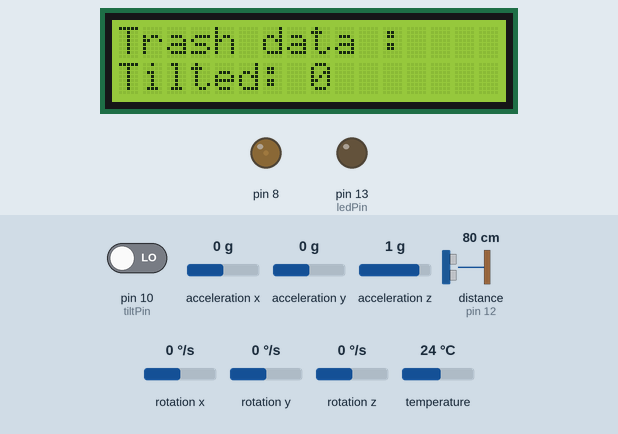
Bench run of a sketch on a simulated Arduino Mega 2560, built with avr-gcc and run on an emulated ATmega2560. On the bench: 16×2 character LCD, output pins drawn as LEDs (lit = HIGH). Inputs (shaded band) come from the test bench; at power-on: pin 10 (tiltPin) LOW, distance to the obstacle (sensor on pin 12) 80 cm, temperature 24 °C, acceleration x 0 g, acceleration y 0 g, acceleration z 1 g, rotation x 0 °/s, rotation y 0 °/s, rotation z 0 °/s. The modem accepts every AT command (registered, SIM ready, sends succeed) and sends nothing else; what the sketch prints to the serial monitor is not drawn.

Above: at 3.8 s.
3.9 s: pin 10 (tiltPin) driven HIGH
At 8.0 s:
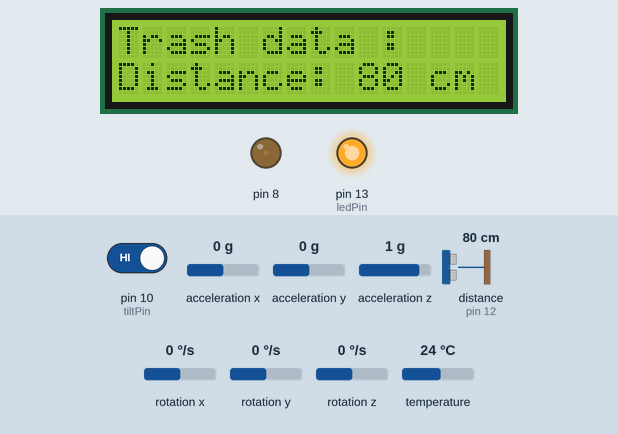
14.1 s: distance to the obstacle (sensor on pin 12) set to 2 cm
At 23.9 s:
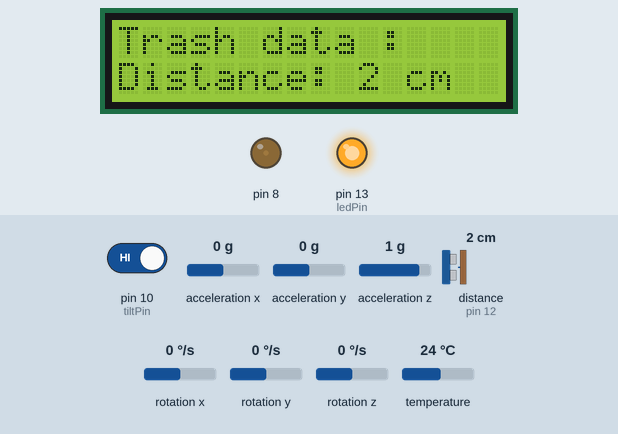
24.2 s: temperature set to 12 °C
At 28.3 s:
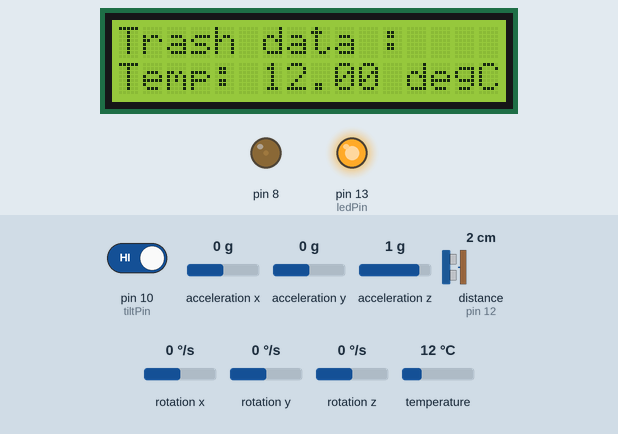
34.2 s: pin 10 (tiltPin) driven LOW
At 38.9 s:
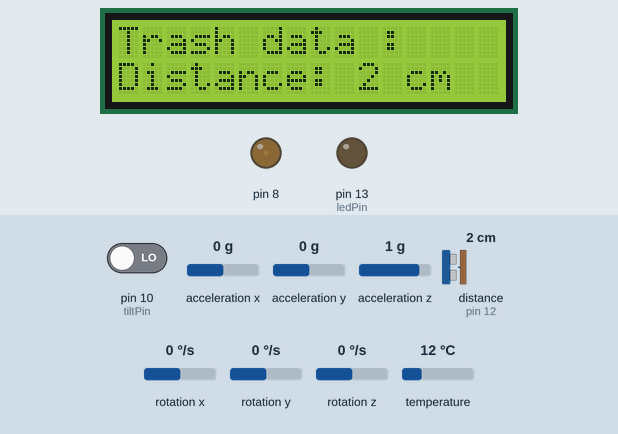
44.2 s: distance to the obstacle (sensor on pin 12) set to 4 cm
At 53.8 s:
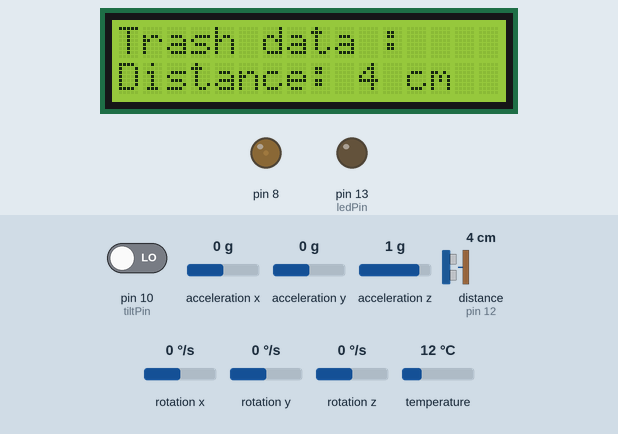
54.2 s: temperature set to 19 °C
At 59.1 s:
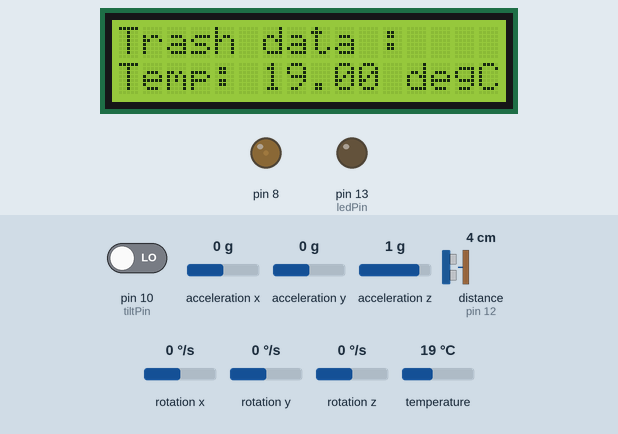
Timing chart, 0 to 60.6 s (numbered marks = the images above; inputs shaded):
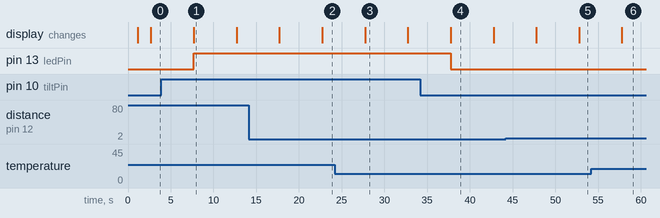

Measured:
- after the input at 3.9 s, pin 13 (ledPin): LOW → HIGH after 3.8 s
- after the input at 34.2 s, pin 13 (ledPin): HIGH → LOW after 3.5 s
- what the display in image 1 shows lasts 5.0 s, from 7.7 s to 12.7 s

The sketch:

Wifi_And_Sensor_And_LCD.ino
```cpp
/*
 * Liquid cristal counter
 */
// Library
#include <LiquidCrystal.h>
#include <Ultrasonic.h>
#include <Adafruit_MPU6050.h>
#include <Adafruit_Sensor.h>
// #include <Wire.h>

// Initalisation de la librairie
Adafruit_MPU6050 mpu;

Ultrasonic ultrasonic(11, 12);
float tempValue;
int dist;
int tiltPin = 10;      // pin number for tilt switch signal
int tiltState = 0;    // variable for reading the tilt switch status
int ledPin =  13;     // pin number of LED
int linkID;
int reqSize;
const byte maxURLLength = 20;
char urlBuffer[maxURLLength];
int distance = 0;
int tilt = 0;
int temperature = 0;
const int rs = 2, en = 3, d4 = 4, d5 = 5, d6 = 6, d7 = 7;
LiquidCrystal lcd(rs, en, d4, d5, d6, d7);
char *dialog[] = {"Tilted: ", "Distance: ", "Temp: "};
int count = 0;

void setup() {
  pinMode(ledPin, OUTPUT);  // set the LED pin as output
  Serial.begin(9600);  // Initialisation du moniteur série
  Serial2.begin(9600);  // Initialisation de la communication avec l'ESP8266
  delay(1000);  // Attente de 1 seconde pour la stabilité de la communication

  gyro_setup();
  pinMode(tiltPin, INPUT);  // set the tilt switch pin as input
  lcd.begin(16, 2);
  analogWrite(8,15);
  delay(1000);

  sendATcommand("AT+CWQAP", "OK", 1000);
  sendATcommand("AT+CWJAP_CUR=\"OnePlus5TA\",\"df444efd2b55\"", "OK", 10000);
  sendATcommand("AT+CIPMUX=1", "OK", 5000);
  sendATcommand("AT+CIPSERVER=1,80", "OK", 5000);
}

void loop() {
  gyro();
  dist = ultrasonic.read(CM);
  tiltState = digitalRead(tiltPin);

  if (tiltState == HIGH) {
    digitalWrite(ledPin, HIGH);
    tilt = 1;
  }
  else {
    digitalWrite(ledPin, LOW);
    tilt = 0;
  }

  if(dist < 30){
      distance = 1;
  } else {
      distance = 0;
  }

  Display_Data_LCD();
  handle_Request();

  delay(5000); // Attend 1 second
}

void Display_Data_LCD() {
  lcd.clear();
  lcd.print("Trash data : ");
  lcd.setCursor(0, 1);// place le curseur au 1er caractère de la 2nde ligne

  switch (count) {
    case 0:
      lcd.print(dialog[count]);
      lcd.print(tiltState);
      count = 1;
      break;
    case 1:
      lcd.print(dialog[count]);
      lcd.print(dist);
      lcd.print(" cm");
      count = 2;
      break;
    case 2:
      lcd.print(dialog[count]);
      lcd.print(tempValue);
      lcd.print(" degC");
      count = 0;
      break;
  }

  // Serial.print(tiltState);
  // Serial.print(" Tilted state\n");

  // Serial.print(tempValue);
  // Serial.print(" degC\n");

  // Serial.print(dist);
  // Serial.println(" cm\n");
}

void handle_Request() {
  if (Serial2.available()) {  // Check if data is available to read
    String response = Serial2.readStringUntil('\n');  // Read the incoming data until newline character
    char *wifiReturn = response.c_str();
    String jsonResponse = "{ \"results\": [" + String(distance) + ", " + String(tilt) + ", " + String(temperature) + "] }";
    if (sscanf(wifiReturn, "+IPD,%d,%d:GET %s HTTP/1.1", &linkID, &reqSize, urlBuffer) == 3) {
      Serial.println("Got HTTP Request");
      String urlCompare = String(urlBuffer);
      String urlReference = "/captors";
      if(urlCompare == urlReference) {
        Serial.print("Request on /captors \n");
        Serial2.println("AT+CIPSEND=" + String(linkID) +",24");
        delay(2000);
        Serial2.println(jsonResponse);
        delay(2000);
        Serial2.println("AT+CIPCLOSE=" + String(linkID));
        delay(2000);
        Serial.println("Reponse envoyée");
      }
      else {
        Serial.print("Request on wrong endpoint");
        Serial2.println("AT+CIPCLOSE=" + String(linkID));
      }
    }
  }
}

void gyro() {
  sensors_event_t a, g, temp;
  mpu.getEvent(&a, &g, &temp);

  /* Print out the values */
  // Serial.print("Acceleration X: ");
  // Serial.print(a.acceleration.x);
  // Serial.print(", Y: ");
  // Serial.print(a.acceleration.y);
  // Serial.print(", Z: ");
  // Serial.print(a.acceleration.z);
  // Serial.println(" m/s^2");

  // Serial.print("Rotation X: ");
  // Serial.print(g.gyro.x);
  // Serial.print(", Y: ");
  // Serial.print(g.gyro.y);
  // Serial.print(", Z: ");
  // Serial.print(g.gyro.z);
  // Serial.println(" rad/s");

  // Serial.print("Temperature: ");
  // Serial.print(temp.temperature);
  // Serial.println(" degC");

  if(temp.temperature > 20){
    temperature = 1;
  } else {
    temperature = 0;
  }

  tempValue = temp.temperature;
  // Serial.println("");
}

void gyro_setup() {
  Serial.println("Adafruit MPU6050 test!");

  // Try to initialize!
  if (!mpu.begin()) {
    Serial.println("Failed to find MPU6050 chip");
    while (1) {
      delay(10);
    }
  }
  Serial.println("MPU6050 Found!");

  mpu.setAccelerometerRange(MPU6050_RANGE_8_G);
  Serial.print("Accelerometer range set to: ");
  switch (mpu.getAccelerometerRange()) {
  case MPU6050_RANGE_2_G:
    Serial.println("+-2G");
    break;
  case MPU6050_RANGE_4_G:
    Serial.println("+-4G");
    break;
  case MPU6050_RANGE_8_G:
    Serial.println("+-8G");
    break;
  case MPU6050_RANGE_16_G:
    Serial.println("+-16G");
    break;
  }
  mpu.setGyroRange(MPU6050_RANGE_500_DEG);
  Serial.print("Gyro range set to: ");
  switch (mpu.getGyroRange()) {
  case MPU6050_RANGE_250_DEG:
    Serial.println("+- 250 deg/s");
    break;
  case MPU6050_RANGE_500_DEG:
    Serial.println("+- 500 deg/s");
    break;
  case MPU6050_RANGE_1000_DEG:
    Serial.println("+- 1000 deg/s");
    break;
  case MPU6050_RANGE_2000_DEG:
    Serial.println("+- 2000 deg/s");
    break;
  }

  mpu.setFilterBandwidth(MPU6050_BAND_21_HZ);
  Serial.print("Filter bandwidth set to: ");
  switch (mpu.getFilterBandwidth()) {
  case MPU6050_BAND_260_HZ:
    Serial.println("260 Hz");
    break;
  case MPU6050_BAND_184_HZ:
    Serial.println("184 Hz");
    break;
  case MPU6050_BAND_94_HZ:
    Serial.println("94 Hz");
    break;
  case MPU6050_BAND_44_HZ:
    Serial.println("44 Hz");
    break;
  case MPU6050_BAND_21_HZ:
    Serial.println("21 Hz");
    break;
  case MPU6050_BAND_10_HZ:
    Serial.println("10 Hz");
    break;
  case MPU6050_BAND_5_HZ:
    Serial.println("5 Hz");
    break;
  }
}

uint8_t sendATcommand(const char* ATcommand, const char* expected_answer, unsigned int timeout)
{
  uint8_t x = 0, answer = 0;
  char response[100];
  unsigned long previous;

  memset(response, '\0', 100); // Initialize the string

  delay(100);

  while (Serial2.available() > 0) { // Clean the input buffer
    Serial2.read();
  }

  Serial2.println(ATcommand);    // Send the AT command

  Serial.println(Serial2.read());

  x = 0;
  previous = millis();

  // This loop waits for the answer
  do {
    if (Serial2.available() != 0) {
      // if there are data in the UART input buffer, reads it and checks for the answer
      response[x] = Serial2.read();
      Serial.print(response[x]);
      x++;
      // check if the desired answer is in the response of the module
      if (strstr(response, expected_answer) != NULL) {
        answer = "OK\r\n";
      }
    }
    // Waits for the asnwer with time out
  } while ((answer == 0) && ((millis() - previous) < timeout));

  // fonaSerial->print("\n");
  return answer;
}
```
